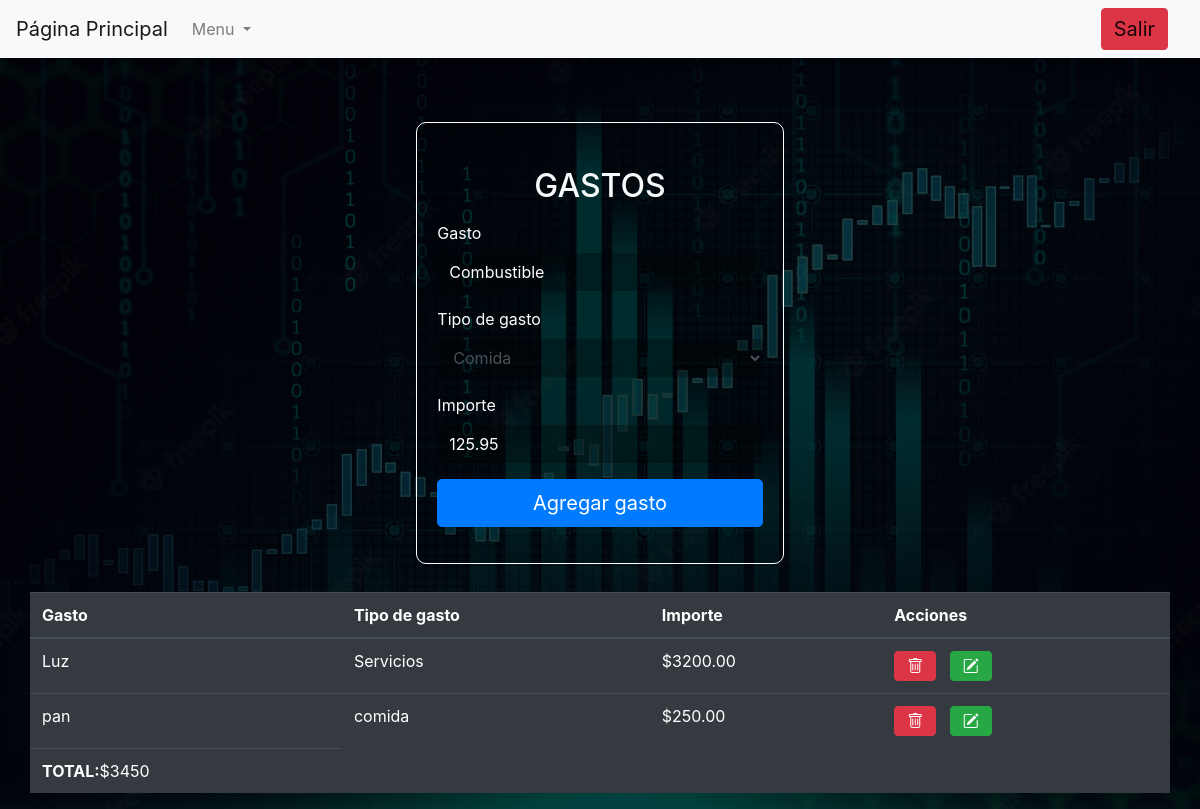
The app's page /frm/principal-gastos.php (signed in) with its own data.
### tables this page shows
CREATE TABLE `gastos` (
  `gasto_id` int(11) NOT NULL,
  `usuario_id` int(11) DEFAULT NULL,
  `gasto` varchar(50) DEFAULT NULL,
  `tipo_gasto` varchar(50) DEFAULT NULL,
  `importe` float(10,2) DEFAULT NULL,
  `imp_total` float(10,2) DEFAULT NULL,
  `fechayhora` datetime DEFAULT NULL,
  `detalle` varchar(300) DEFAULT NULL,
  `medio_pago` varchar(50) DEFAULT NULL,
  `comercio` varchar(50) DEFAULT NULL
);

### frm/principal-gastos.php (the view, shortened to what this page needs)
<?php
include "../tools/barra.php";
include "../tools/conexion.php";
?>
<!doctype html>
<html lang="es">
<head>
  <link rel="stylesheet" href="../css/bootstrap.min.css">
  <link rel="stylesheet" href="https://cdn.jsdelivr.net/npm/bootstrap-icons@1.9.1/font/bootstrap-icons.css">
  <link rel="stylesheet" href="../css/estilos.css">
</head>
<body>
  <div class="container">
    <div class="row justify-content-center pt-3 mt-5 m-1">
      <div class="col-md-6 col-sm-8 col-xl-4 col-lg-5 formulario">
        <br>
        <form method="POST" action="../acc/acc.agrega_gasto.php">
          <div class="form-group text-center">
            <h2 class="text-light">GASTOS</h2>
          </div>
          <div class="form-group">
            <label for="gasto">Gasto</label>
            <input type="text" class="form-control" name="gasto" placeholder="Combustible" autocomplete="off">
          </div>
          <div class="form-group">
            <label for="tipo_gasto">Tipo de gasto</label>
            <select class="form-control" name="tipo_gasto">
              <option value="comida">Comida</option>
            </select>
          </div>
          <div class="form-group">
            <label for="importe">Importe</label>
            <input type="text" class="form-control" name="importe" placeholder="125.95" autocomplete="off">
          </div>
          <button type="submit" class="btn btn-primary btn-block btn-lg">Agregar gasto</button>
        </form>
      </div>
    </div>
    <div class="col-4">&nbsp;</div>
  </div>
  <?php
  $sql = "SELECT * FROM gastos WHERE usuario_id=" . $_SESSION["usuario_id"];
  $res = @mysqli_query($link, $sql);
  ?>
  <div class="container">
    <div class="row">
      <table class="table table-dark">
        <thead class="thead-dark">
          <tr>
            <th>Gasto</th>
            <th>Tipo de gasto</th>
            <th>Importe</th>
            <th>Acciones</th>
          </tr>
        </thead>
        <tbody>
          <?php
          $importe_total = 0;
          while ($fila = @mysqli_fetch_array($res)) { ?>
            <tr>
              <td><?php echo $fila["gasto"]; ?></td>
              <td><?php echo $fila["tipo_gasto"]; ?></td>
              <td>$<?php echo $fila["importe"]; ?></td>
              <td>
                <button type="button" class="btn btn-danger" data-toggle="modal" data-target="#modal_borra_gasto<?php echo $fila['gasto_id']; ?>">
                  <i class="bi bi-trash"></i>
                </button>
                <?php include "../modales/modal_edita_gasto.php"; ?>
                <button type="button" class="btn btn-success" data-toggle="modal" data-target="#modal_edita_gasto<?php echo $fila['gasto_id']; ?>">
                  <i class="bi bi-pencil-square"></i>
                </button>
          <?php
            $importe_total = $importe_total + $fila["importe"];
          }
          ?>
          <tr>
            <td><b>TOTAL:</b>$<?php echo $importe_total; ?></td>
          </tr>
</body>
</html>

### css/estilos.css (style rules this page uses)
body { background-image: linear-gradient(rgba(0, 0, 0, 0.75), rgba(0, 0, 0, 0.75)), url(../img/fondo.jpg); background-repeat: no-repeat; background-size: cover; background-attachment: fixed; }
.formulario { background: rgba(0, 0, 0, 0.1); padding: 20px; border-radius: 10px; color: white; border: 1px solid white; }
.form-control { background: rgba(0, 0, 0, 0.3); border-style: none; transition: 0.5s ease-in; outline: none; box-shadow: none; }
.form-control::placeholder { color: white; }
.form-group { color: white; }

### records on screen
gastos: gasto "Luz", tipo_gasto "Servicios", importe "3200.00"
gastos: gasto "pan", tipo_gasto "comida", importe "250.00"

### other values on screen
$importe_total "3450"
